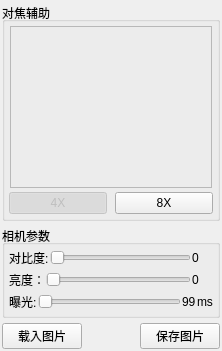
       <widget class="QWidget" name="tab_2">
        <attribute name="title">
         <string>图像</string>
        </attribute>
        <layout class="QVBoxLayout" name="verticalLayout_3">
         <property name="spacing">
          <number>4</number>
         </property>
         <property name="margin">
          <number>2</number>
         </property>
         <item>
          <widget class="QGroupBox" name="groupBox_2">
           <property name="title">
            <string>对焦辅助</string>
           </property>
           <property name="alignment">
            <set>Qt::AlignLeading|Qt::AlignLeft|Qt::AlignVCenter</set>
           </property>
           <property name="flat">
            <bool>false</bool>
           </property>
           <property name="checkable">
            <bool>false</bool>
           </property>
           <layout class="QVBoxLayout" name="verticalLayout">
            <property name="spacing">
             <number>4</number>
            </property>
            <property name="margin">
             <number>4</number>
            </property>
            <item>
             <layout class="QHBoxLayout" name="horizontalLayout_11">
              <item>
               <spacer name="horizontalSpacer_5">
                <property name="orientation">
                 <enum>Qt::Horizontal</enum>
                </property>
                <property name="sizeHint" stdset="0">
                 <size>
                  <width>1</width>
                  <height>20</height>
                 </size>
                </property>
               </spacer>
              </item>
              <item>
               <widget class="QFrame" name="focusFrame">
                <property name="sizePolicy">
                 <sizepolicy hsizetype="Fixed" vsizetype="Fixed">
                  <horstretch>0</horstretch>
                  <verstretch>0</verstretch>
                 </sizepolicy>
                </property>
                <property name="frameShape">
                 <enum>QFrame::StyledPanel</enum>
                </property>
                <property name="frameShadow">
                 <enum>QFrame::Raised</enum>
                </property>
                <layout class="QGridLayout" name="gridLayout_2">
                 <property name="margin">
                  <number>0</number>
                 </property>
                 <property name="spacing">
                  <number>0</number>
                 </property>
                 <item row="0" column="0">
                  <widget class="QWidget" name="focusView" native="true">
                   <property name="minimumSize">
                    <size>
                     <width>200</width>
                     <height>160</height>
                    </size>
                   </property>
                   <property name="maximumSize">
                    <size>
                     <width>200</width>
                     <height>160</height>
                    </size>
                   </property>
                  </widget>
                 </item>
                </layout>
               </widget>
              </item>
              <item>
               <spacer name="horizontalSpacer_2">
                <property name="orientation">
                 <enum>Qt::Horizontal</enum>
                </property>
                <property name="sizeHint" stdset="0">
                 <size>
                  <width>1</width>
                  <height>20</height>
                 </size>
                </property>
               </spacer>
              </item>
             </layout>
            </item>
            <item>
             <layout class="QHBoxLayout" name="horizontalLayout_2">
              <property name="spacing">
               <number>8</number>
              </property>
              <item>
               <widget class="QPushButton" name="bt_4x">
                <property name="enabled">
                 <bool>false</bool>
                </property>
                <property name="text">
                 <string>4X</string>
                </property>
                <property name="checkable">
                 <bool>true</bool>
                </property>
                <property name="checked">
                 <bool>true</bool>
                </property>
               </widget>
              </item>
              <item>
               <widget class="QPushButton" name="bt_8x">
                <property name="text">
                 <string>8X</string>
                </property>
                <property name="checkable">
                 <bool>true</bool>
                </property>
               </widget>
              </item>
             </layout>
            </item>
           </layout>
          </widget>
         </item>
         <item>
          <widget class="QGroupBox" name="groupBox_3">
           <property name="title">
            <string>相机参数</string>
           </property>
           <property name="alignment">
            <set>Qt::AlignLeading|Qt::AlignLeft|Qt::AlignVCenter</set>
           </property>
           <layout class="QVBoxLayout" name="verticalLayout_2">
            <property name="spacing">
             <number>4</number>
            </property>
            <property name="margin">
             <number>4</number>
            </property>
            <item>
             <layout class="QHBoxLayout" name="horizontalLayout_5">
              <property name="spacing">
               <number>1</number>
              </property>
              <item>
               <widget class="QLabel" name="label_3">
                <property name="text">
                 <string>对比度:</string>
                </property>
               </widget>
              </item>
              <item>
               <widget class="QSlider" name="sl_contrast">
                <property name="maximum">
                 <number>99</number>
                </property>
                <property name="pageStep">
                 <number>0</number>
                </property>
                <property name="orientation">
                 <enum>Qt::Horizontal</enum>
                </property>
                <property name="invertedAppearance">
                 <bool>false</bool>
                </property>
                <property name="invertedControls">
                 <bool>false</bool>
                </property>
                <property name="tickPosition">
                 <enum>QSlider::NoTicks</enum>
                </property>
                <property name="tickInterval">
                 <number>0</number>
                </property>
               </widget>
              </item>
              <item>
               <widget class="QLabel" name="lb_contrast">
                <property name="minimumSize">
                 <size>
                  <width>21</width>
                  <height>0</height>
                 </size>
                </property>
                <property name="text">
                 <string>0</string>
                </property>
               </widget>
              </item>
             </layout>
            </item>
            <item>
             <layout class="QHBoxLayout" name="horizontalLayout_4">
              <property name="spacing">
               <number>1</number>
              </property>
              <item>
               <widget class="QLabel" name="label_2">
                <property name="enabled">
                 <bool>true</bool>
                </property>
                <property name="text">
                 <string>亮度：</string>
                </property>
               </widget>
              </item>
              <item>
               <widget class="QSlider" name="sl_brightness">
                <property name="enabled">
                 <bool>true</bool>
                </property>
                <property name="minimum">
                 <number>0</number>
                </property>
                <property name="maximum">
                 <number>99</number>
                </property>
                <property name="pageStep">
                 <number>0</number>
                </property>
                <property name="orientation">
                 <enum>Qt::Horizontal</enum>
                </property>
               </widget>
              </item>
              <item>
               <widget class="QLabel" name="lb_brightness">
                <property name="enabled">
                 <bool>true</bool>
                </property>
                <property name="minimumSize">
                 <size>
                  <width>21</width>
                  <height>0</height>
                 </size>
                </property>
                <property name="text">
                 <string>0</string>
                </property>
               </widget>
              </item>
             </layout>
            </item>
            <item>
             <layout class="QHBoxLayout" name="horizontalLayout_6">
              <property name="spacing">
               <number>1</number>
              </property>
              <item>
               <widget class="QLabel" name="label_4">
                <property name="text">
                 <string>曝光:</string>
                </property>
               </widget>
              </item>
              <item>
               <widget class="QSlider" name="sl_exposure">
                <property name="minimum">
                 <number>1</number>
                </property>
                <property name="pageStep">
                 <number>0</number>
                </property>
                <property name="orientation">
                 <enum>Qt::Horizontal</enum>
                </property>
               </widget>
              </item>
              <item>
               <widget class="QLabel" name="lb_exposure">
                <property name="minimumSize">
                 <size>
                  <width>0</width>
                  <height>0</height>
                 </size>
                </property>
                <property name="text">
                 <string>99</string>
                </property>
               </widget>
              </item>
              <item>
               <widget class="QLabel" name="label_5">
                <property name="text">
                 <string>ms</string>
                </property>
               </widget>
              </item>
             </layout>
            </item>
           </layout>
          </widget>
         </item>
         <item>
          <spacer name="verticalSpacer_4">
           <property name="orientation">
            <enum>Qt::Vertical</enum>
           </property>
           <property name="sizeHint" stdset="0">
            <size>
             <width>20</width>
             <height>1</height>
            </size>
           </property>
          </spacer>
         </item>
         <item>
          <layout class="QHBoxLayout" name="horizontalLayout_7">
           <item>
            <widget class="QPushButton" name="bt_loadImage">
             <property name="text">
              <string>载入图片</string>
             </property>
            </widget>
           </item>
           <item>
            <spacer name="horizontalSpacer_3">
             <property name="orientation">
              <enum>Qt::Horizontal</enum>
             </property>
             <property name="sizeHint" stdset="0">
              <size>
               <width>40</width>
               <height>20</height>
              </size>
             </property>
            </spacer>
           </item>
           <item>
            <widget class="QPushButton" name="bt_saveImage">
             <property name="text">
              <string>保存图片</string>
             </property>
            </widget>
           </item>
          </layout>
         </item>
        </layout>
       </widget>
